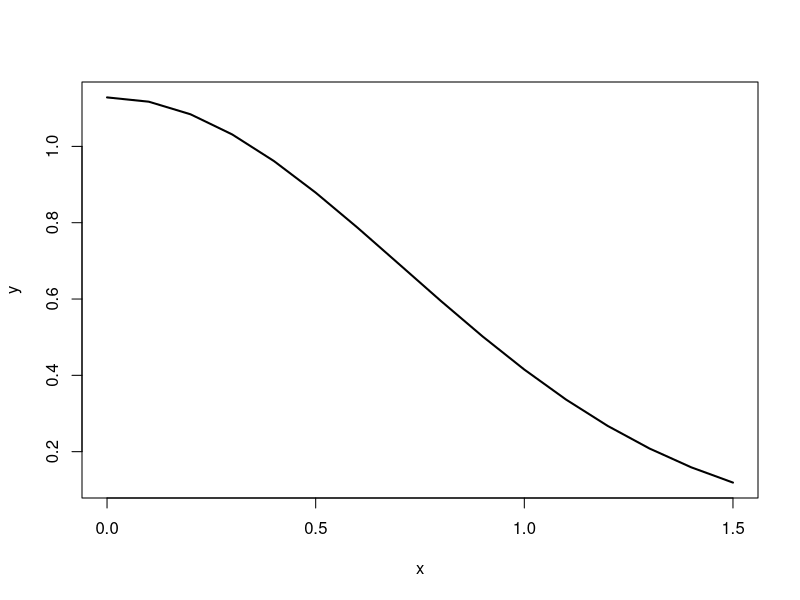
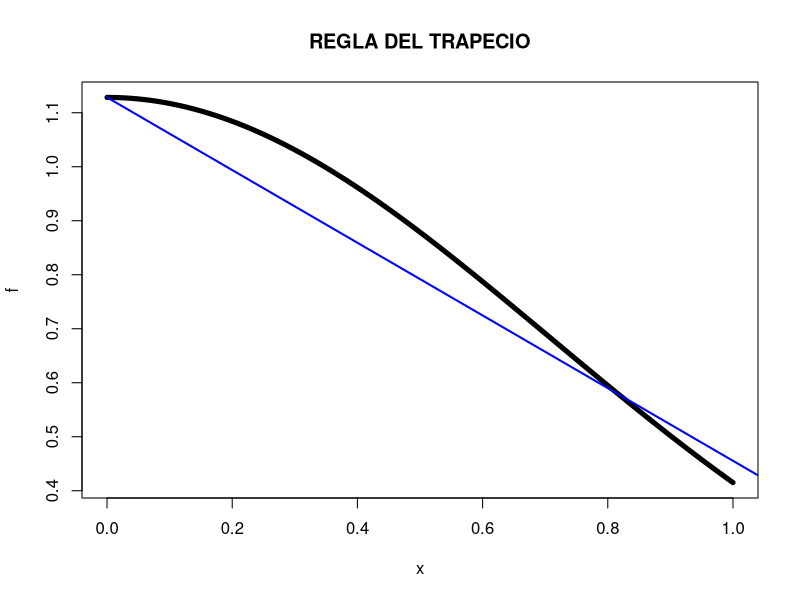
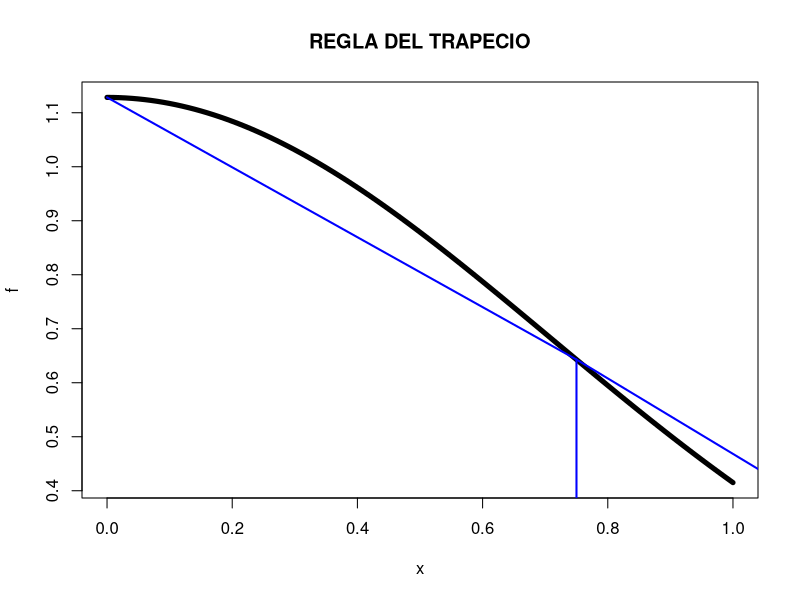
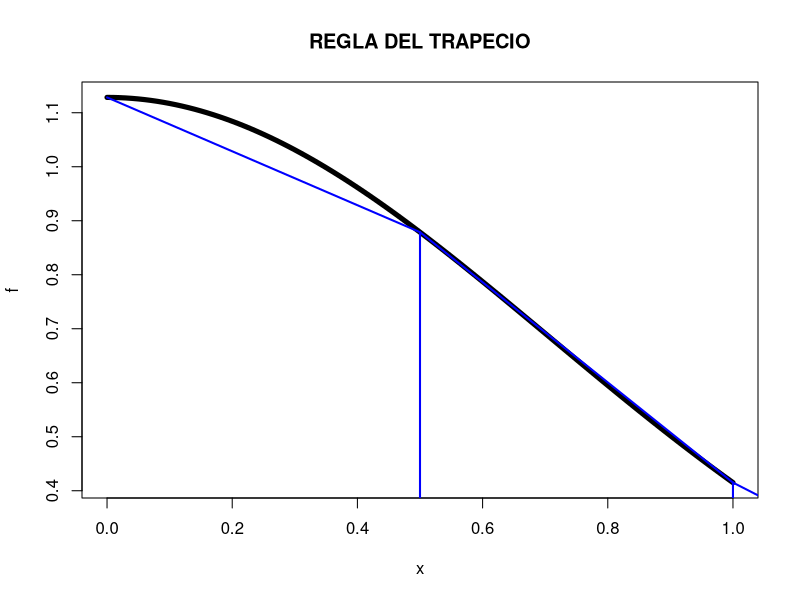
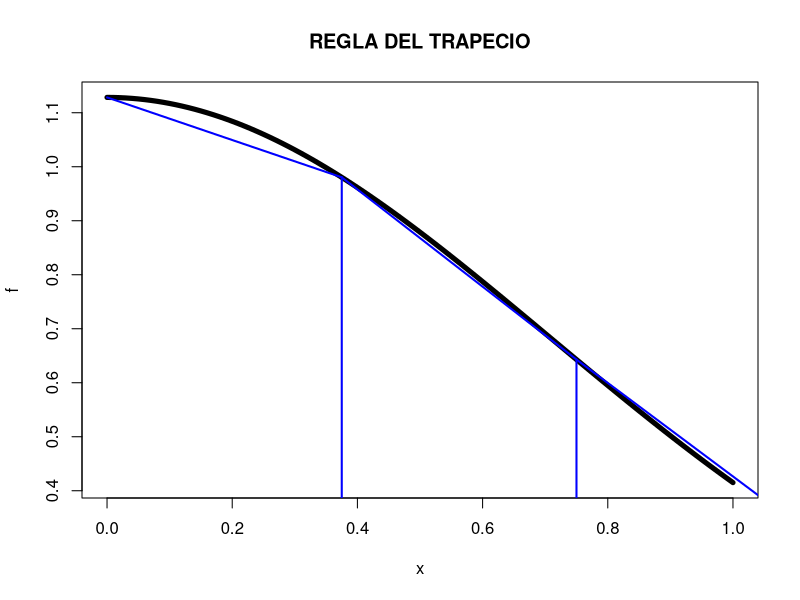
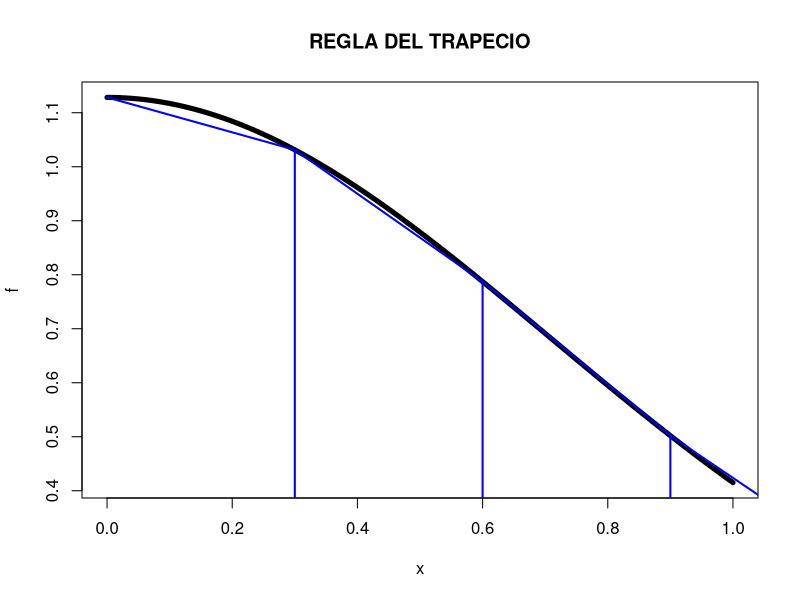
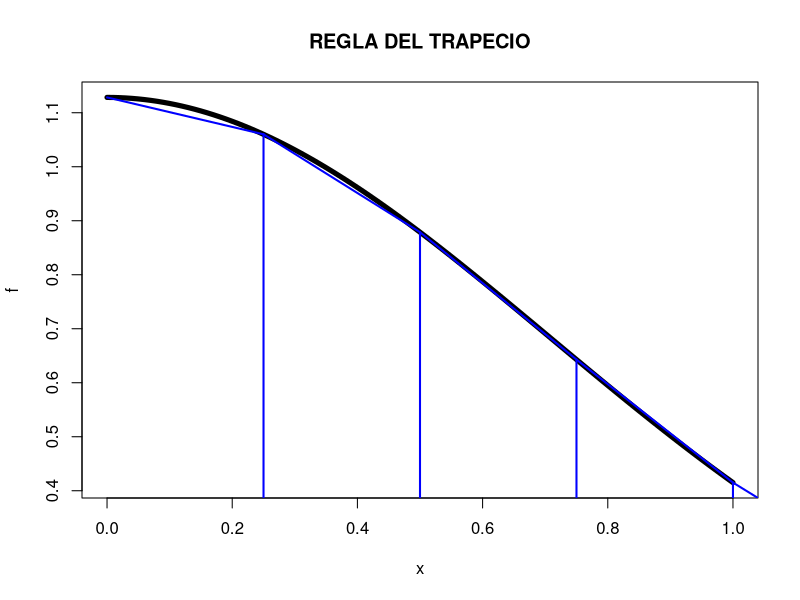
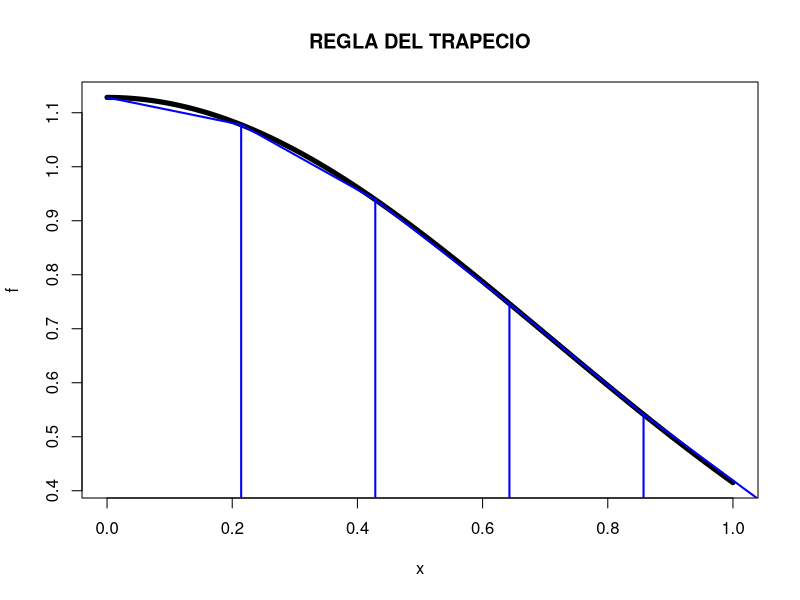

These figures' R source, in order:
#EJERCICIO 7.4 

#LA FUNCION ERROR SE DEFINE COMO ERF(X) = 2/(sqrt(??))*e^(-t^(2)).
#APROXIMAR ERF(1.5) USANDO LOS METODOS DE INTEGRACION HASTA QUE LA DIFERENCIA EN CADA RESULTADO
#SEA <= 0.5*10^-5

require(pracma)

#DEFINIR LA FUNCION
f<- function(t) (2/sqrt(3.1416))*exp(-t^2)
a=0
b=1.5
tol=0.5*1e-5

#GRAFICAR LA FUNCION ORIGINAL
x<- seq(0,1.5,by=0.1)
y <- f(x)
plot(x,y,col="black",type='l',lwd=2)


#DEFINIR FUNCION REGLA DEL TRAPECIO
Trapecio<- function(f, a, b, n,tol){
  
  integral <- integrate(f,a,b)
  valor = integral$value
  errorE=1
  
  while(errorE >= tol){
  h=(b-a)/n
  xi<-a+(0:n)*h
  plot(f,col='black',type='l',lwd=5,main='REGLA DEL TRAPECIO')

    for(i in 1:n){
     segments(xi[i],0,xi[i+1],0,col='blue',lwd=2)
      segments(xi[i+1],0,xi[i+1],f(xi[i+1]),col='blue',lwd=2)
      segments(xi[i+1],f(xi[i+1]),xi[i],f(xi[i]),col='blue',lwd=2)
    }

    s<-(h/2)*(f(a)+f(b))
    suma<-(h/2)*(sum(2*f(a+(1:(n-1)*h))))
    
    respuesta<- s+suma
    errorE<- (((b-a)*h^2)/12)*1.1
    n<-n+1
  }
  cat("N: ",n,"\t")
  cat("Integral: ",respuesta,"\t")
  cat("Error estimado: ",errorE,"\n")
  
}


#DEFINIR FUNCION REGLA DEL SIMPSON
Simpson = function(f,a,b,n,tol) {
  
  integral <- integrate(f,a,b)
  valor = integral$value
  errorE=1
 
  if (n%%2 != 0) stop("En la regla de Simpson, n es par!")
  cat("Integral exacta: ",valor,"\n")
  
  while(errorE >= tol){
    h<- (b-a)/n
    i1<- seq(1, n-1, by = 2) # impares
    i2<- seq(2, n-2, by = 2) # pares
    y<- f(a+(0:n)*h) # f(a), f(a+h),...,f(a+i*h),...
    respuesta<- h/3 * ( f(a) + f(b) + 4*sum(y[i1]) + 2*sum(sum(y[i2]) ) )
  
    plot(y,col='blue',type='l',lwd=5,main='REGLA DEL SIMPSON')
  
    cat("N: ",n,"\t")
    cat("Integral calculada: ",respuesta,"\t")
    errorE<- (((b-a)*(h^4))/180)*1
    cat("Error estimado: ",errorE,"\n")
    n<-n+1
  } 
}

#DEFINIR FUNCION ROMBERG
Romberg<-function(f,a,b,n,tol){
  
  respuesta<-pracma::romberg(f,a,b,n,tol)
  
  cat("N: ",respuesta$iter,"\t")
  cat("Integral calculada: ",respuesta$value,"\t")
  cat("Error estimado:",respuesta$rel.error,"\n")
  
}

#DEFINIR FUNCION CUADRATURA GAUSSIANA
QuadGauss<-function(f,a,b,n){
  respuesta<- pracma::quadl(f,a,b,tol)
  cat("Integral calculada: ",respuesta,"\t")
}

#APROXIMAR Erf(1.5) REGLA DEL TRAPECIO
n=1
Trapecio(f,a,b,n,tol)

#APROXIMAR Erf(1.5) REGLA DE SIMPSON
n=4
Simpson(f,a,b,n,tol)

#APROXIMAR Erf(1.5) ROMBERG
n=5
Romberg(f,a,b,n,tol)

#APROXIMAR Erf(1.5) CUADRATURA GAUSSIANA
QuadGauss(f,a,b,n)


